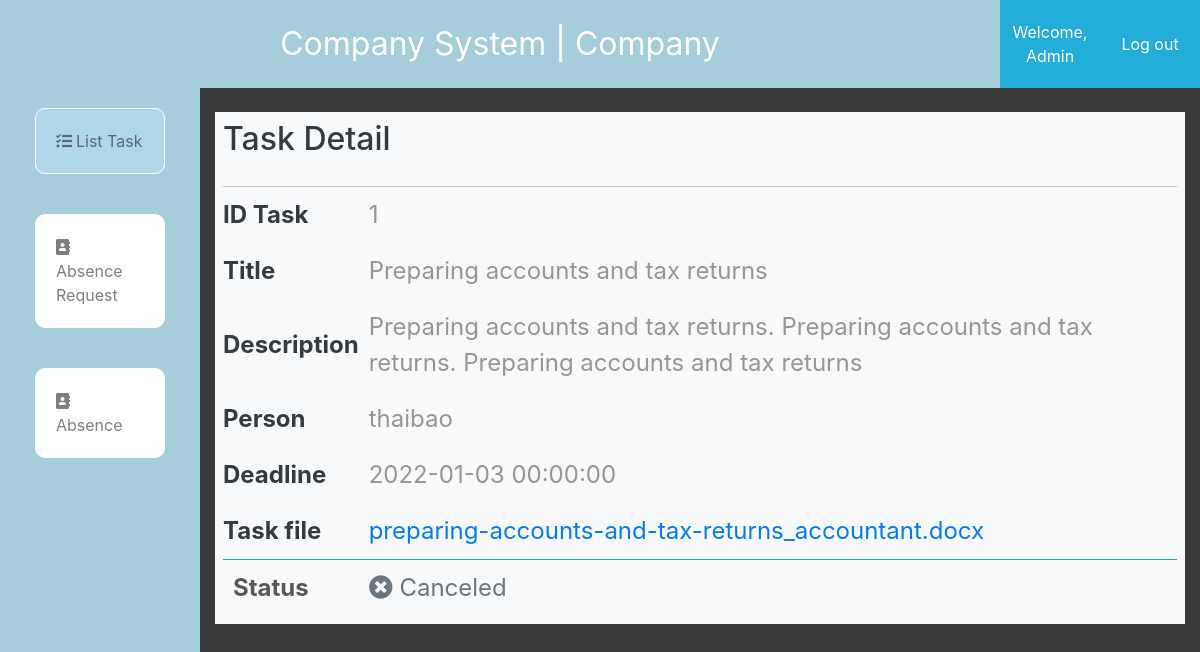
/manager/task_detail.php?id=1 (signed in), run on the app's committed database.
### tables this page shows
CREATE TABLE `employee` (
  `id` int(11) NOT NULL,
  `username` varchar(255) NOT NULL,
  `password` varchar(255) NOT NULL,
  `firstname` varchar(255) NOT NULL,
  `lastname` varchar(255) NOT NULL,
  `role` varchar(255) NOT NULL DEFAULT 'employee',
  `department` varchar(255) DEFAULT NULL,
  `activated` bit(1) DEFAULT b'0',
  `avatar` varchar(255) NOT NULL DEFAULT 'images/user.png',
  `pass_md5` varchar(255) NOT NULL
);

CREATE TABLE `task` (
  `id` int(11) NOT NULL,
  `title` varchar(100) NOT NULL,
  `description` varchar(255) NOT NULL,
  `person` varchar(255) NOT NULL,
  `deadline` datetime NOT NULL,
  `file` varchar(255) NOT NULL,
  `status` varchar(255) NOT NULL DEFAULT 'New'
);

### manager/task_detail.php (the view, shortened to what this page needs)
<?php
    require_once('../admin/db.php');
    $department = get_department_byuser($_SESSION['user'])['department'];
?>
<!DOCTYPE html>
<html lang="en">
<head>
	<link rel="stylesheet" href="https://maxcdn.bootstrapcdn.com/bootstrap/4.5.2/css/bootstrap.min.css">
	<link rel="stylesheet" href="https://use.fontawesome.com/releases/v5.7.2/css/all.css"
>
	<link rel="stylesheet" href="../admin/style2.css">
</head>
<body>
    <div class="container-fluid admin-section-header">
        <div class="row">
            <div class="col-sm-10 col-md-10 col-lg-10 col-xl-10 admin-logo">
            Company System | <?=$department?>
			</div>
			<div class="col-sm-1 col-md-1 col-lg-1 col-xl-1 admin-login-info">
				<a href="account.php">Welcome, <?= $_SESSION['name'] ?></a>
			</div>
			<div class="col-sm-1 col-md-1 col-lg-1 col-xl-1 admin-login-info">
				<a href="../logout.php">Log out</a>
			</div>
		</div>
		<div class="row h-100">
			<div class="  col-md-2 col-lg-2 col-xl-2  admin-section1">
				<nav class="  navbar-expand-lg navbar-light  ">
					<div class="collapse navbar-collapse" id="navbarSupportedContent">
						<ul class="navbar-nav" style="flex-direction: column;">
                            <li class="nav-item active-menu">
								<a class="nav-link p20" href="index.php"><i class="fas fa-tasks"></i>List Task</a>
							</li>
							<li class="nav-item">
								<a class="nav-link p20" href="dayoff.php"><i class="fas fa-address-book"></i>  Absence Request</a>
							</li>
                            <li class="nav-item">
								<a class="nav-link p20" href="absence.php"><i class="fas fa-address-book"></i>  Absence </a>
							</li>
						</ul>
					</div>
				</nav>
			</div>
			<div class="col-md-10 col-lg-10 col-xl-10 ">
				<div class="bg-light mt-4 text-dark p-2">
                    <div class="admin-panel-section-header ">
                        <h2>Task Detail</h2>
                    </div>
                    <div class="account-container">
                        <table class="table-hover">
                            <?php
                                $id = $_GET['id'];
                                $result = get_taskdetail_byid($id);
                                if($result['code'] == 0){
                                    $data = $result['data'];
                                    ?>
                                        <tr>
                                            <th>ID Task</th>
                                            <td><?=$data['id']?></td>
                                        </tr>
                                        <tr>
                                            <th>Title</th>
                                            <td><?=$data['title']?></td>
                                        </tr>
                                        <tr>
                                            <th>Description</th>
                                            <td><?=$data['description']?></td>
                                        </tr>
                                        <tr>
                                            <th>Person</th>
                                            <td><?=$data['person']?></td>
                                        </tr>
                                        <tr>
                                            <th>Deadline</th>
                                            <td><?=$data['deadline']?></td>
                                        </tr>
                                        <tr class="mt-1 mb-3 pb-3 border-bottom border-info">
                                            <th>Task file</th>
                                            <td><a href="../<?=$data['file']?>"><?=convert_to_filename($data['file'])?></a></td>
                                        </tr>
                                        <tr>
                                            <td>Status</td>
                                            <?=status_ui($data['status'])?>
                                        </tr>
                                            <?php
                                }
                            ?>
                    </div>
				</div>
			</div>
		</div>
	</div>
</body>
</html>

### admin/style2.css (style rules this page uses)
* { margin: 0; padding: 0; box-sizing: border-box; }
body { background-color: lightblue; height: 100vh; }
.admin-section-header { color: #FFF; background-color: #3a3a3a; }
.admin-logo { text-align: center; padding: 20px; background-color: #a6ceda; font-size: 2rem; }
.admin-login-info { background-color: #22aed8; display: flex; justify-content: center; text-align: center; align-items: center; }
.admin-login-info a { color: white !important; }
.h-100 { height: 100vh !important; }
.admin-section1 { background-color: #a6ceda; }
.admin-section1 ul li { list-style: none; color: black; transition: all 0.3s ease; position: relative; cursor: pointer; border: 1px solid white; background-color: white; margin: 20px 20px; border-radius: 10px; }
.p20 { padding: 20px !important; align-items: center; overflow-x: hidden; }
.p20 i { margin-right: 4px; }
td { padding: 10px ; }
.admin-panel-section-header { display: flex; align-items: center; justify-content: flex-start; padding-bottom: 20px; border-bottom: #c7c7c7 1px solid; }
.active-menu { background-color: lightblue !important; }
.account-container > table { font-size: 24px; }
.account-container td { text-align: left; color: #969696; }
.account-container table tr td:first-child { color: #585858; font-weight: bold; }

### data on the page
employee: department "Company"
task: id "1", title "Preparing accounts and tax returns", description "Preparing accounts and tax returns. Preparing accounts and tax returns. Preparing accounts and tax returns", person "thaibao", deadline "2022-01-03 00:00:00", file "preparing-accounts-and-tax-returns_accountant.docx"

### other printed values
$_SESSION['name'] "Admin"
